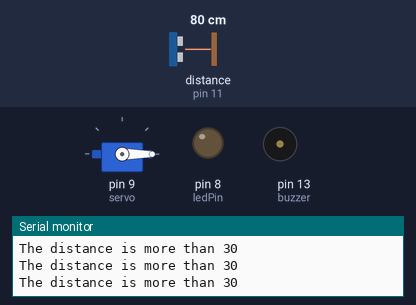
Bench run of a sketch on a simulated Arduino Uno, built with avr-gcc and run on an emulated ATmega328P. Parts: servo, output pins drawn as LEDs (lit = HIGH), buzzer (waves = sounding), the last lines printed to the serial monitor. Wiring (inferred from the names in the program): ultrasonic range finder: trigger pin 12; echo pin 11. Inputs (shaded band) come from the test bench; at power-on: distance to the obstacle (sensor on pin 11) 80 cm. The echo pulse lasts 58.3 µs per cm; pins used as bus, display or sensor lines are not drawn.

Above: at 1.2 s.
1.3 s: distance to the obstacle (sensor on pin 11) set to 31 cm
3.5 s: distance to the obstacle (sensor on pin 11) set to 29 cm
At 3.83 s:
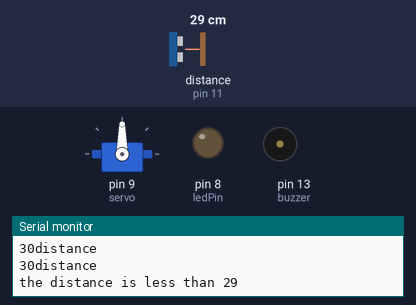
6.5 s: distance to the obstacle (sensor on pin 11) set to 2 cm
At 7.44 s:
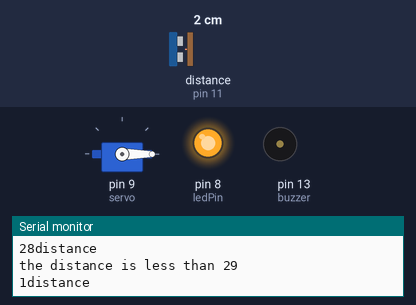
9.5 s: distance to the obstacle (sensor on pin 11) set to 25 cm
12.5 s: distance to the obstacle (sensor on pin 11) set to 28 cm
At 12.8 s:
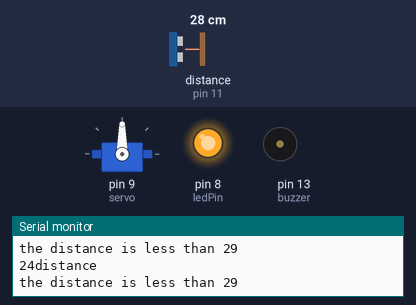
15.5 s: distance to the obstacle (sensor on pin 11) set to 4 cm
At 15.81 s:
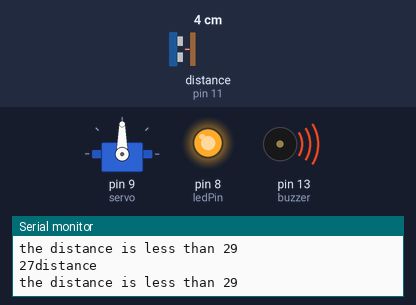
Timing chart, 0 to 19.5 s (numbered marks = the images above; inputs shaded):
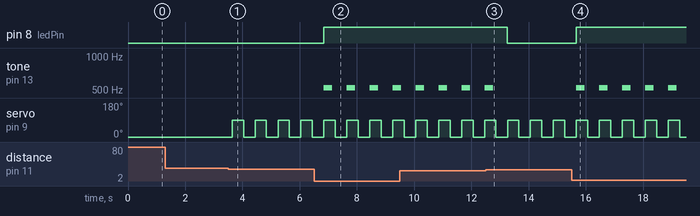

The sketch:

sanitizer.ino
```cpp
#include<Servo.h>  // Include the Servo library
#define trigPin 12  //Defines the pins number
#define echoPin 11
#define buzzer 13
#define ledPin 8

Servo servo;    // created a servo object
long duration;  //defines variables
int distance;
int safetyDistance;

void setup() {
Serial.begin (9600);  // starts the serial communication
pinMode(trigPin, OUTPUT);  // sets the trigpin as an output
pinMode(echoPin, INPUT);
pinMode(buzzer, OUTPUT);
pinMode(ledPin, OUTPUT);
servo.attach(9);         //We need to attach the servo to the used pin number
servo.write(0);          // make servo to 0 degree
}
void loop() {
long duration, distance;
digitalWrite(trigPin, LOW);   // Clears the trigPin
delayMicroseconds(2);
digitalWrite(trigPin, HIGH);    // Sets the trigPin on HIGH state for 10 micro seconds
delayMicroseconds(10);
digitalWrite(trigPin, LOW);

duration = pulseIn(echoPin, HIGH);       // Reads the echoPin, returns the sound wave travel time in microseconds
distance = duration*0.034/2;             // Calculating the distance

safetyDistance = distance;
if (safetyDistance <= 26)
{
  digitalWrite(buzzer, HIGH);
  tone(buzzer,523,300);
  digitalWrite(ledPin, HIGH);
}
else{
  digitalWrite(buzzer, LOW);
  digitalWrite(ledPin, LOW);
}

if (distance < 29) {
Serial.println("the distance is less than 29");
servo.write(90);    //Make servo go to 90 degrees
delay(400);
servo.write(0);     // it will come to original degrre
}
if (distance > 30 || distance <= 0){
Serial.println("The distance is more than 30");}
else {
Serial.print(distance);       // Prints the distance on the Serial Monitor
Serial.println("distance");
}delay(400);
}
```

Measured:
- the behaviour switches between 30 and 29 cm on distance to the obstacle (sensor on pin 11) (found by bisection; images 0 and 1)
- the behaviour switches between 27 and 28 cm on distance to the obstacle (sensor on pin 11) (found by bisection; images 2 and 3)
- after the input at 3.5 s, servo on pin 9 (servo): alternates 90° for 0.40 s and 0° for 0.40 s, starting after 0.14 s
- after the input at 6.5 s, pin 8 (ledPin): LOW → HIGH after 0.35 s; tone on pin 13 (buzzer): alternates 523 Hz for 0.30 s and silent for 0.50 s, starting after 0.35 s
- after the input at 12.5 s, pin 8 (ledPin): HIGH → LOW after 0.76 s; tone on pin 13 (buzzer): goes on until 12.8 s, then stays silent
- after the input at 15.5 s, pin 8 (ledPin): LOW → HIGH after 0.17 s; tone on pin 13 (buzzer): alternates 523 Hz for 0.30 s and silent for 0.50 s, starting after 0.17 s
